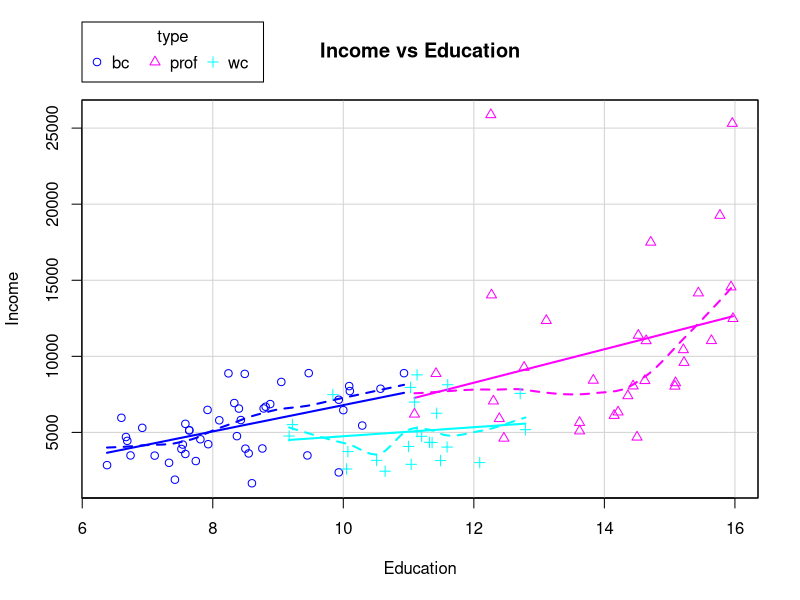
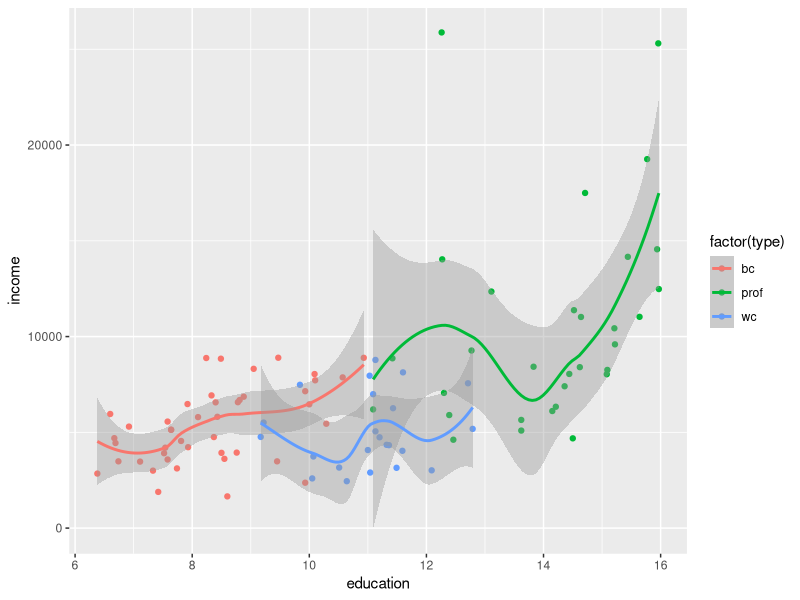

Source code (R) for these figures, in order:
## ---- chunk 1
knitr::opts_chunk$set(echo = TRUE)
## ---- chunk 2
#install.packages("car")
library(car)
#?Prestige
mydata=Prestige[!is.na(Prestige$type), ]#remove the observations with missing values for "type"
unique(mydata$type)
## ---- chunk 3
scatterplot(income~education|type, data=mydata,ylab="Income",
            xlab="Education",main="Income vs Education")
## ---- chunk 4
library(ggplot2)
ggplot(data=mydata, aes(x=education, y=income)) + 
  geom_point(aes(colour = factor(type))) +
  geom_smooth(aes(colour = factor(type)))
## ---- chunk 5
X=model.matrix(~type,data=mydata)
#X
Y=as.matrix(mydata$income)
solve(t(X)%*%X)%*%t(X)%*%Y
lm(income~type,data=mydata)#automatically, bc is the reference group.
## ---- chunk 6
X=model.matrix(~education+type,data=mydata)
#X
Y=as.matrix(mydata$income)
solve(t(X)%*%X)%*%t(X)%*%Y
lm(income~education+type,data=mydata)
#If the data is in letters, R recognize it as a categorical factor.
## ---- chunk 7
new=relevel(mydata$type,ref="wc")
X=model.matrix(~education+new,data=mydata)
Y=as.matrix(mydata$income)
solve(t(X)%*%X)%*%t(X)%*%Y
lm(income~education+new,data=mydata)
## ---- chunk 8
X=model.matrix(~education+type+education*type,data=mydata)
Y=as.matrix(mydata$income)
solve(t(X)%*%X)%*%t(X)%*%Y
lm(income~education+type+education*type,data=mydata)
## ---- chunk 9
mydata2=cbind(mydata,c(rep(1,40),rep(2,38),rep(3,20)))
colnames(mydata2)[7]=c("group")
#mydata2
lm(income~group,data=mydata2)
## ---- chunk 10
mydata2$group=factor(mydata2$group)
lm(income~group,data=mydata2)

#alternative way
groupf=factor(mydata2$group)
lm(income~groupf,data=mydata2)

#alternative way
lm(income~factor(group),data=mydata2)
## ---- chunk 11
library(car)
#?Prestige#If you don't have the car package, download it from canvas. 
#Or search for "Prestige data R download",run the code on the first part.
mydata=Prestige[!is.na(Prestige$type), ]#remove the observations with missing values for "type"

fit1=lm(income~education+type+education*type,data=mydata)
fit2=lm(income~education*type,data=mydata)#easier way to fit main effect+two way interactions.

summary(fit1)
summary(fit2)
anova(fit1)
anova(fit2)
## ---- chunk 12
fit3=lm(income~education*prestige*type,data=mydata)
summary(fit3)
anova(fit3)
## ---- chunk 13
colnames(mydata)
fit4=lm(income~education+women+prestige+census+type,data=mydata)
fit5=lm(income~., data=mydata)
summary(fit4)
summary(fit5)

anova(fit4)
anova(fit5)
## ---- chunk 14
test=mydata[,c(1,2,3,6)]
colnames(test)
fit6=lm(income~education+women+type+education*women+education*type+women*type,data=test)
fit7=lm(income~.*.,data=test)
summary(fit6)
summary(fit7)

anova(fit6)
anova(fit7)

formula(fit7)#use this funciton to know what kind fo model you're fitting.
## ---- chunk 15
names(anova(fit7))
SSvec=anova(fit7)$"Sum Sq"
SSR=sum(SSvec[1:6])
#SSR=sum(SSvec[-7])
SSE=SSvec[7]
dfvec=anova(fit7)$Df
dfR=sum(dfvec[1:6])
#dfR=sum(dfvec[-7])
dfE=dfvec[7]
Fstat=(SSR/dfR)/(SSE/dfE)
Fstat
dfR
dfE
pval=1-pf(Fstat,dfR,dfE)
pval

#If alpha=0.05, the critical value can also be computed.
alpha=0.05
qf((1-alpha),dfR,dfE)
## ---- chunk 16
fit=lm(income~.*.,data=mydata[1:49,c(2,4,5)])
summary(fit)
anova(fit)
